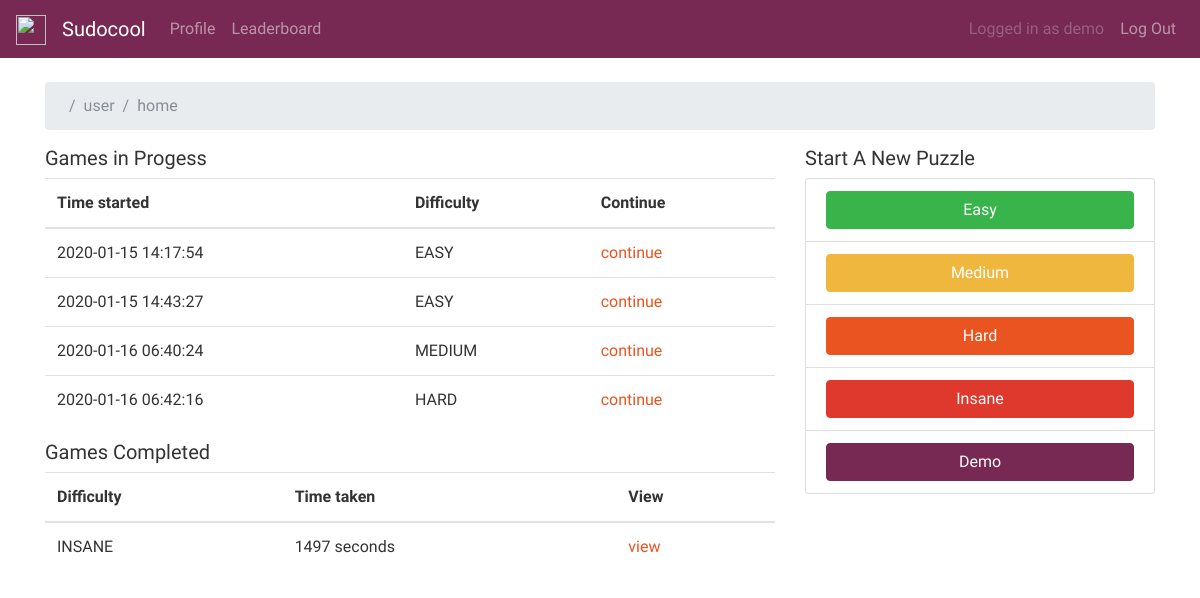
The app's page /user/home (signed in) with its own data.
### app/models.py (models this page shows, shortened)
class User(db.Model, UserMixin):
    id = db.Column(db.Integer, primary_key=True)
    username = db.Column(db.String(80), unique=True, nullable=False)
    email = db.Column(db.String(80), nullable=False)
    password = db.Column(db.String(80), nullable=False)
    boards = db.relationship('SudokuSaveState', back_populates='user')

class Sudoku(db.Model):
    id = db.Column(db.Integer, primary_key=True)
    unsolved_str = db.Column(db.String(81), nullable=True)
    solved_str = db.Column(db.String(81), nullable=True)
    uuid = db.Column(db.String(100), nullable=False)
    difficulty = db.Column(db.String(180), nullable=True)
    save_states = db.relationship('SudokuSaveState', back_populates='board')

### app/user/routes.py (the view)
@user.route('/home')
@login_required
def home():
    in_progress = []
    completed = []
    for i in current_user.boards:
        if i.time_end is None:
            in_progress.append((datetime.fromtimestamp(i.time_start), i.board.difficulty, i.board.uuid))
        else:
            completed.append((i.board.difficulty, i.time_end - i.time_start, i.board.uuid))
    return render_template('user/home.html', in_progress=in_progress, completed=completed)

### app/__init__.py (called while the page is built)
@login_manager.user_loader
def load_user(user_id):
    return User.query.get(user_id)

### app/templates/user/home.html
{% extends "base.html" %}
{% block content %}
<div class="row">
    <div class="col-8">
        <h5> Games in Progess </h5>
        {% if in_progress|length != 0 %}
        <table class="table">
            <thead>
                <tr>
                    <th scope="col">Time started</th>
                    <th scope="col">Difficulty</th>
                    <th scope="col">Continue</th>
                </tr>
            </thead>
            <tbody>
                {% for i in in_progress %}
                <tr>
                    <td>{{ i[0] }}</td>
                    <td>{{ i[1] }}</td>
                    <td><a href="{{ url_for('user.view_puzzle', uuid=i[2]) }}">continue</a></td>
                </tr>
                {% endfor %}
            </tbody>
        </table>
        {% else %}
        <p class="text-center"><small><i>You don't have any boards in progress!</i></small></p>
        {% endif %}
        <h5> Games Completed </h5>
        {% if completed|length != 0 %}
        <table class="table">
            <thead>
                <tr>
                    <th scope="col">Difficulty</th>
                    <th scope="col">Time taken</th>
                    <th scope="col">View</th>
                </tr>
            </thead>
            <tbody>
                {% for i in completed %}
                <tr>
                    <td>{{ i[0] }}</td>
                    <td>{{ i[1] }} seconds</td>
                    <td><a href="{{ url_for('user.view_puzzle', uuid=i[2]) }}">view</a></td>
                </tr>
                {% endfor %}
            </tbody>
        </table>
        {% else %}
        <p class="text-center"><small><i>You don't have any completed boards!</i></small></p>
        {% endif %}
    </div>
    <div class="col-4">
        <h5>Start A New Puzzle</h5>
        <div class="list-group">
            <div class="list-group-item">
                <a role="button" class="btn btn-success w-100" href="{{ url_for('user.new_puzzle', diff='easy')}}" )">Easy</a>
            </div>
            <div class="list-group-item">
                <a role="button" class="btn btn-warning w-100" href="{{ url_for('user.new_puzzle', diff='medium')}}" )">Medium</a>
            </div>
            <div class="list-group-item">
                <a role="button" class="btn btn-primary w-100" href="{{ url_for('user.new_puzzle', diff='hard')}}" )">Hard</a>
            </div>
            <div class="list-group-item">
                <a role="button" class="btn btn-danger w-100" href="{{ url_for('user.new_puzzle', diff='insane')}}" )">Insane</a>
            </div>
            <div class="list-group-item">
                <a role="button" class="btn btn-dark w-100" href="{{ url_for('user.new_puzzle', diff='demo')}}" )">Demo</a>
            </div>
        </div>
        <br>
        <br>
    </div>
</div>
{% endblock content %}

### app/templates/base.html (shortened to what this page needs)
{% from "macros/render_flashes.html" import render_flashes %}
<!DOCTYPE html>
<html lang="en">
<head>
    <link rel="stylesheet" href="https://bootswatch.com/4/united/bootstrap.css">
    <link rel="stylesheet" href="https://cdn.jsdelivr.net/npm/bootstrap-select@1.13.9/dist/css/bootstrap-select.min.css">
    <link rel="stylesheet" href="{{url_for('static', filename='css/sudoku.css')}}">
</head>
<body>
    <nav class="navbar navbar-expand-lg navbar-dark bg-dark">
        <a class="navbar-brand" href="#">
            <img src="https://is4-ssl.mzstatic.com/image/thumb/Purple123/v4/4f/10/af/4f10afa2-7421-3fdd-e625-dbea1789b4f2/source/512x512bb.jpg" width="30" height="30" alt="">
        </a>
        <a class="navbar-brand" href="#">Sudocool</a>
        <div class="collapse navbar-collapse" id="navbarSupportedContent">
            <ul class="navbar-nav mr-auto">
                {% if current_user.is_authenticated %}
                <li class="nav-item">
                    <a class="nav-link" href="{{ url_for('user.home') }}">Profile</a>
                </li>
                <li class ="nav-item">
                    <a class="nav-link" href="{{ url_for('user.leaderboard') }}">Leaderboard</a>
                </li>
                {% endif %}
            </ul>
            <ul class="navbar-nav navbar-right">
                {% if current_user.is_authenticated %}
                <li class="nav-item">
                    <a class="nav-link disabled"> Logged in as {{ current_user.username }} </a>
                </li>
                <li class="nav-item">
                    <a class="nav-link" href="{{ url_for('auth.logout') }}">Log Out</a>
                </li>
                {% endif %}
            </ul>
        </div>
    </nav>
    <div class="container">
        {{ render_flashes() }}
        <nav aria-label="breadcrumb">
            <ol class="breadcrumb">
                {% for block in request.path.split('/') %}
                <li class="breadcrumb-item active" aria-current="page">{{ block }}</li>
                {% endfor %}
            </ol>
        </nav>
        {% block content %}
        {% endblock content %}
    </div>
</body>
</html>

### app/templates/macros/render_flashes.html (shortened to what this page needs)
{% macro render_flashes() %}
<br>
{% endmacro %}

### records on screen
User: username "demo"
Sudoku: i "2020-01-15 14:17:54", difficulty "EASY"
Sudoku: i "2020-01-15 14:43:27", difficulty "EASY"
Sudoku: i "2020-01-16 06:40:24", difficulty "MEDIUM"
Sudoku: i "2020-01-16 06:42:16", difficulty "HARD"
Sudoku: difficulty "INSANE", i "1497"

### other values on screen
{{ block }} "user" "home"
